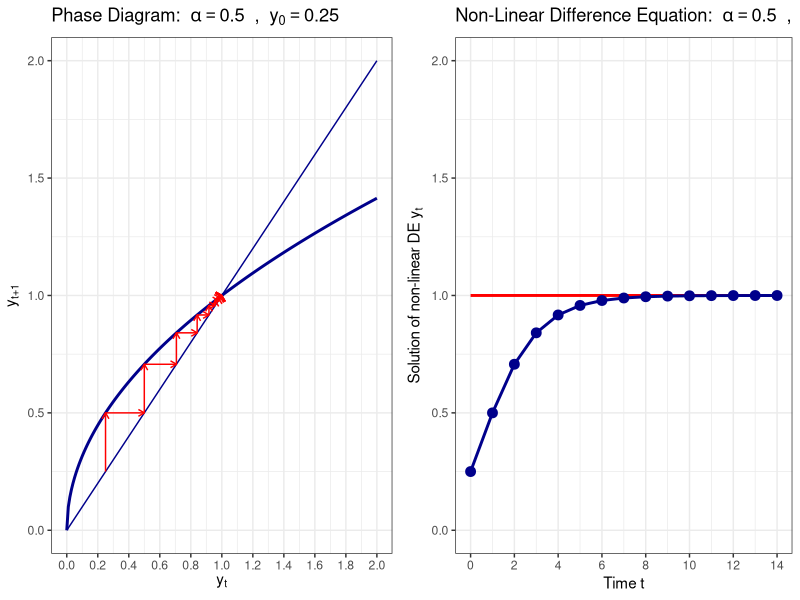
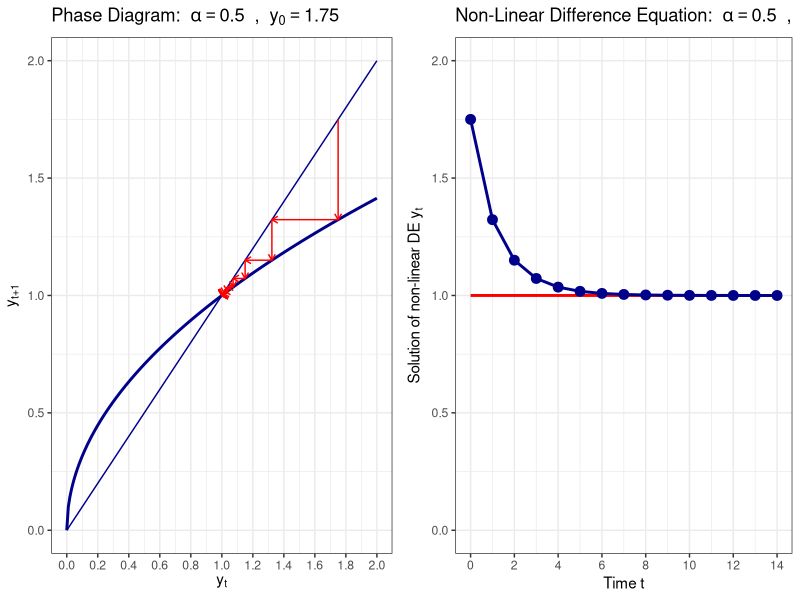
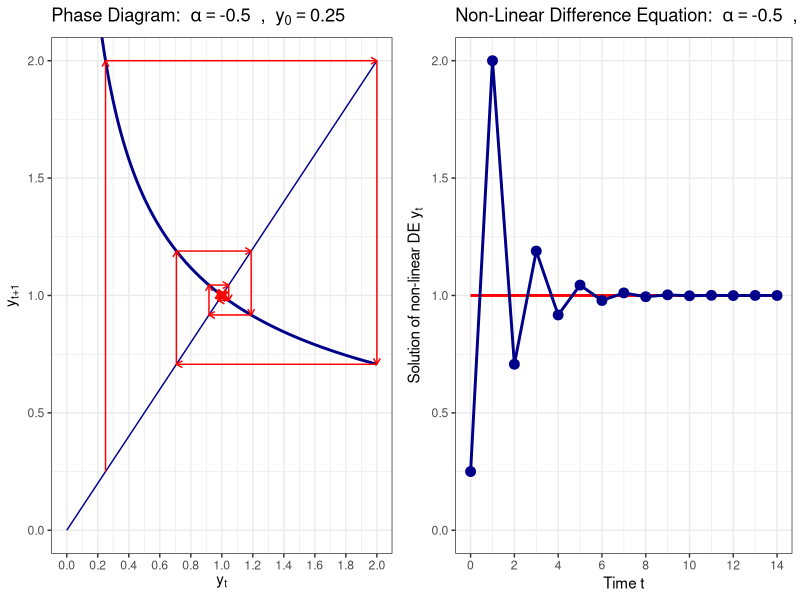
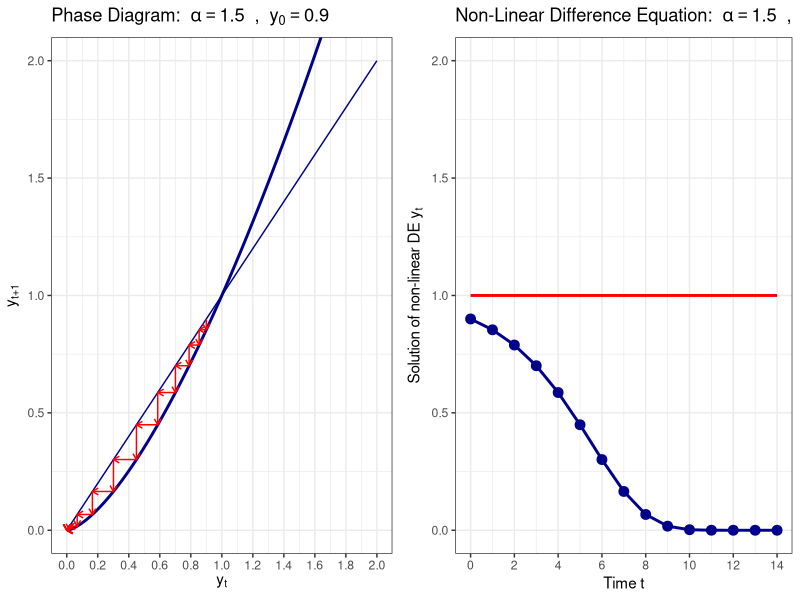
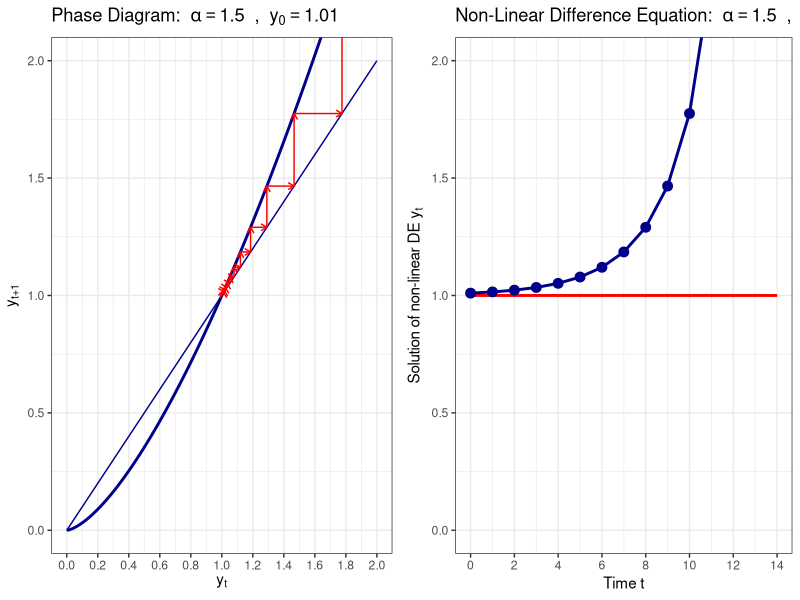
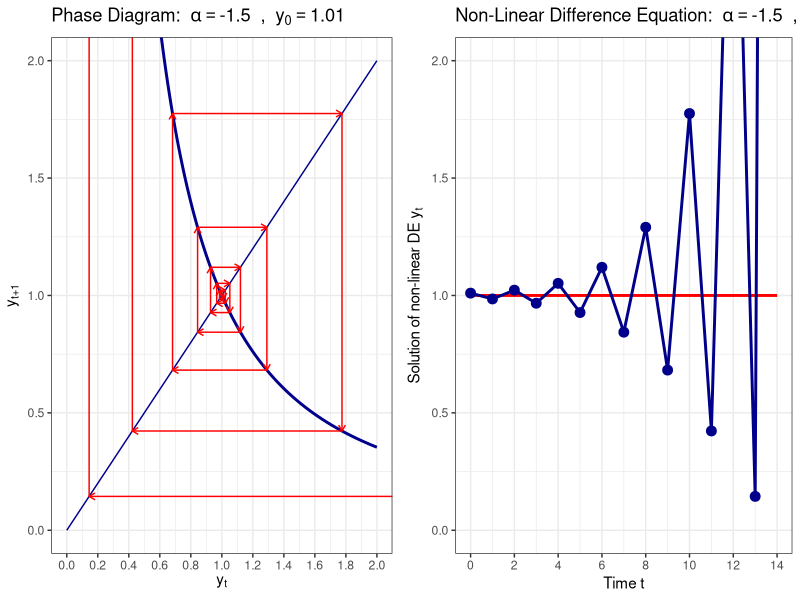

R code for these plots, in order:
## ---- chunk 1
rm(list = ls())
library(reshape2)
library(base)
library(ggplot2)
library(grid)
library(stringr)
library(tidyverse)
library(gridExtra) 
## ---- chunk 2
diff_eq <- function(y_0, alpha, T) {
  y <- y_0
  if(T > 0) {
    for (t in 2:(T+1)) {
      y[t] = y[t-1]^alpha
    }
  }
  return(y)
}
## ---- chunk 3
plot_phase <- function(y_0, alpha, T) {
  
  # simulate equation forward
  y <- diff_eq(y_0, alpha, T)
  
  # First plot the function itself
  dat <- data.frame(
    x = seq(0.0, 2, by=0.01),
    f = seq(0.0, 2, by=0.01)^alpha
  )
  
  myplot <- ggplot(data=dat) + 
    geom_line(aes(x=x, y=f), color="darkblue", size=1) +
    geom_line(aes(x=x, y=x), color="darkblue", size=0.5) +
    coord_cartesian(xlim=c(0, 2), ylim=c(0, 2)) + 
    scale_x_continuous(breaks=seq(0, 2, 0.2)) +
    labs(x = expression('y'['t']),
         y = expression('y'['t+1']),
         title= bquote("Phase Diagram: " ~ alpha == .(alpha) ~ " , " ~ y[0] == .(y_0))) +
    theme_bw()
  
  # add single steps to the phase diagram
  if(T >= 1) {
    for (t in 1:T) {
      
      # add the vertical line
      dat <- data.frame(d1 = c(y[t], y[t]),
                        d2 = c(y[t], y[t+1]))
      myplot <- myplot + geom_path(data=dat, aes(x=d1, y=d2), color = "red", size=0.5, arrow = arrow(length = unit(0.02, "npc")))
      
      # add the horizontal line
      dat <- data.frame(d1 = c(y[t], y[t+1]),
                        d2 = c(y[t+1], y[t+1]))
      myplot <- myplot + geom_path(data=dat, aes(x=d1, y=d2), color = "red", size=0.5, arrow = arrow(length = unit(0.02, "npc")))
    }
  }
  
  # print the plot
  return(myplot)
}
## ---- chunk 4
plot_diff <- function(y_0, alpha, T) {
  
  # simulate equation forward
  y <- diff_eq(y_0, alpha, T)
  
  # generate plotting data
  dat <- data.frame(
    time = seq(0, T, 1),
    DE = y,
    stst = array(1, c(T+1))
  )
  
  aval <- sprintf("%5.2f", alpha)
  yval <- sprintf("%5.2f", y_0)
  
  # now generate the plot
  myplot <- ggplot(data=dat) + 
    geom_line(aes(x=time, y=stst), color="red", size=1) +
    geom_line(aes(x=time, y=DE), color="darkblue", size=1) +
    geom_point(aes(x=time, y=DE), color="darkblue", size=3, show.legend = FALSE) +
    coord_cartesian(xlim=c(0, T), ylim=c(0,2)) + 
    scale_x_continuous(breaks=seq(0, T, 2)) +
    labs(x = "Time t",
         y = expression(paste("Solution of non-linear DE ", y[t])),
         title= bquote("Non-Linear Difference Equation: " ~ alpha == .(alpha) ~ " , " ~ y[0] == .(y_0))) +
    theme_bw()
  
  # print the plot
  return(myplot)
}
## ---- chunk 5
plot_both <- function(y_0, alpha, T) {
  
  #  phase diagram
  phase_diagram <- plot_phase(y_0, alpha, T)
  
  # time diagram
  time_diagram <- plot_diff(y_0, alpha, T)
  
  # plot one next to the other
  grid.arrange(phase_diagram, time_diagram, ncol=2)
}
## ---- chunk 6
T = 14;

plot_both(0.25, 0.5, T)
## ---- chunk 7
plot_both(1.75, 0.5, T)
## ---- chunk 8
plot_both(0.25, -0.5, T)
## ---- chunk 9
plot_both(0.9, 1.5, T)
## ---- chunk 10
plot_both(1.01, 1.5, T)
## ---- chunk 11
plot_both(1.01, -1.5, T)
